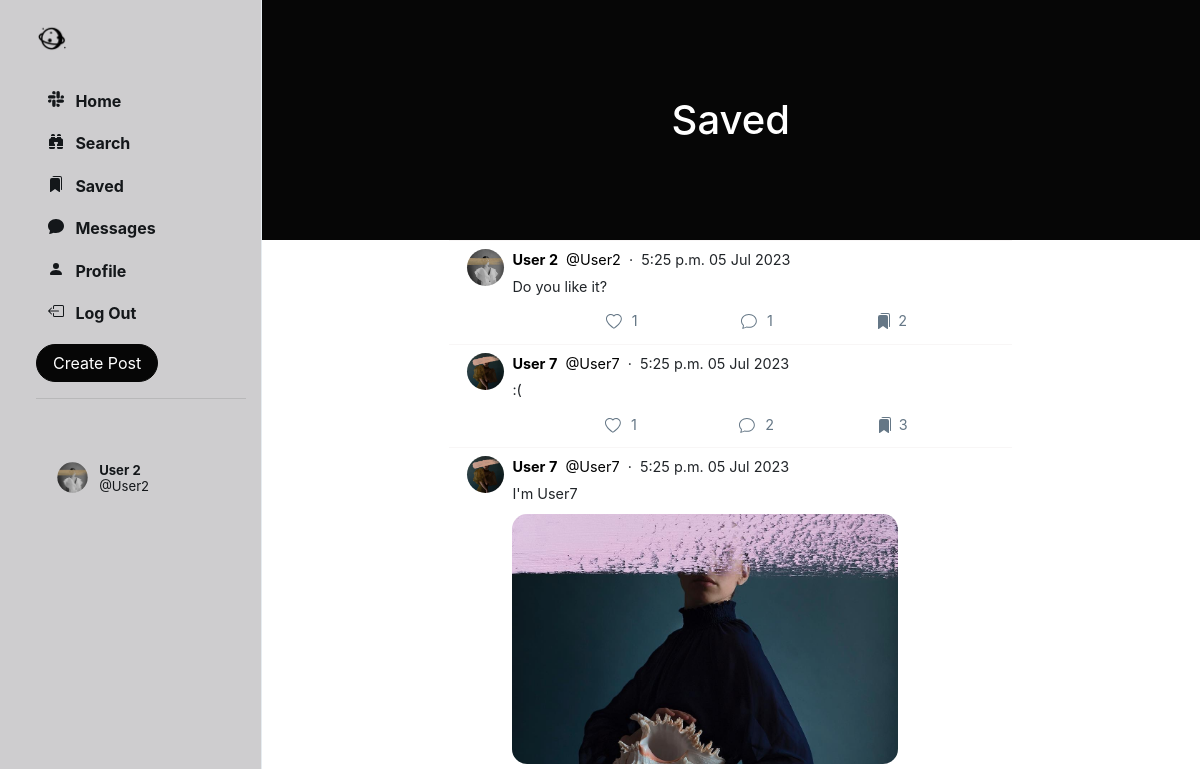
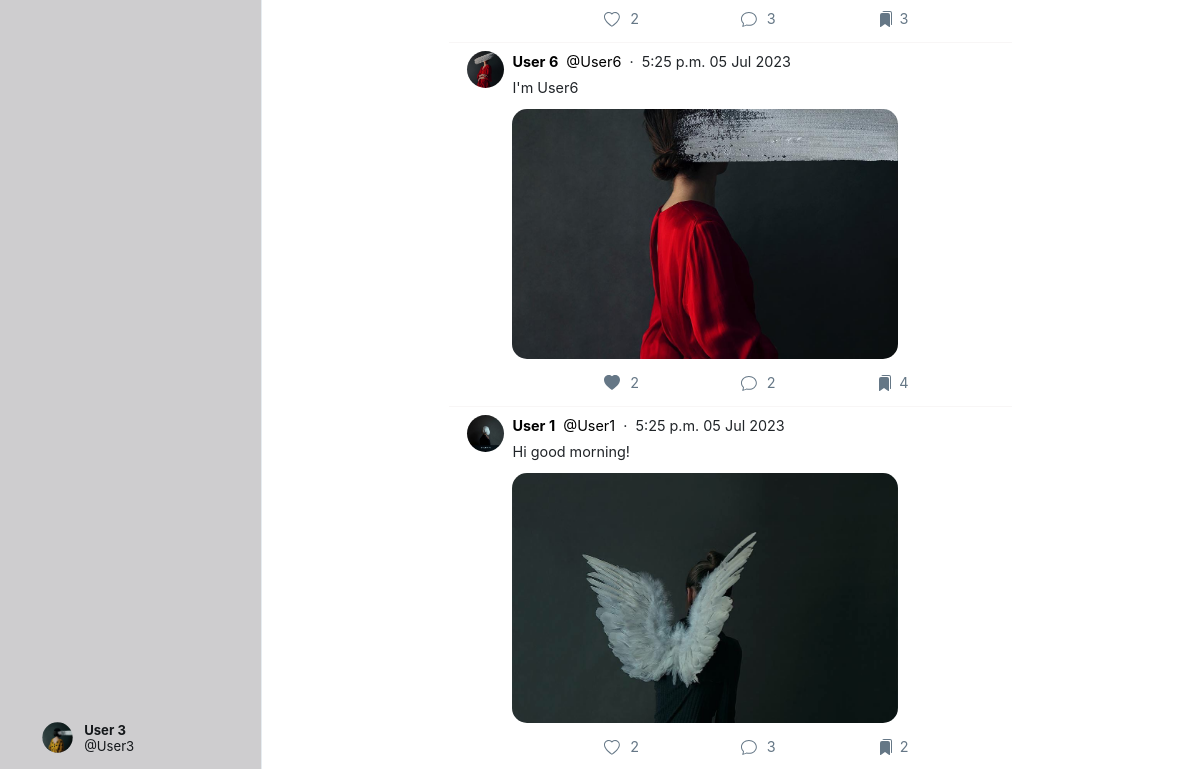
Page /saved/ (signed in) on the earlier database version (2 pictures, top to bottom).
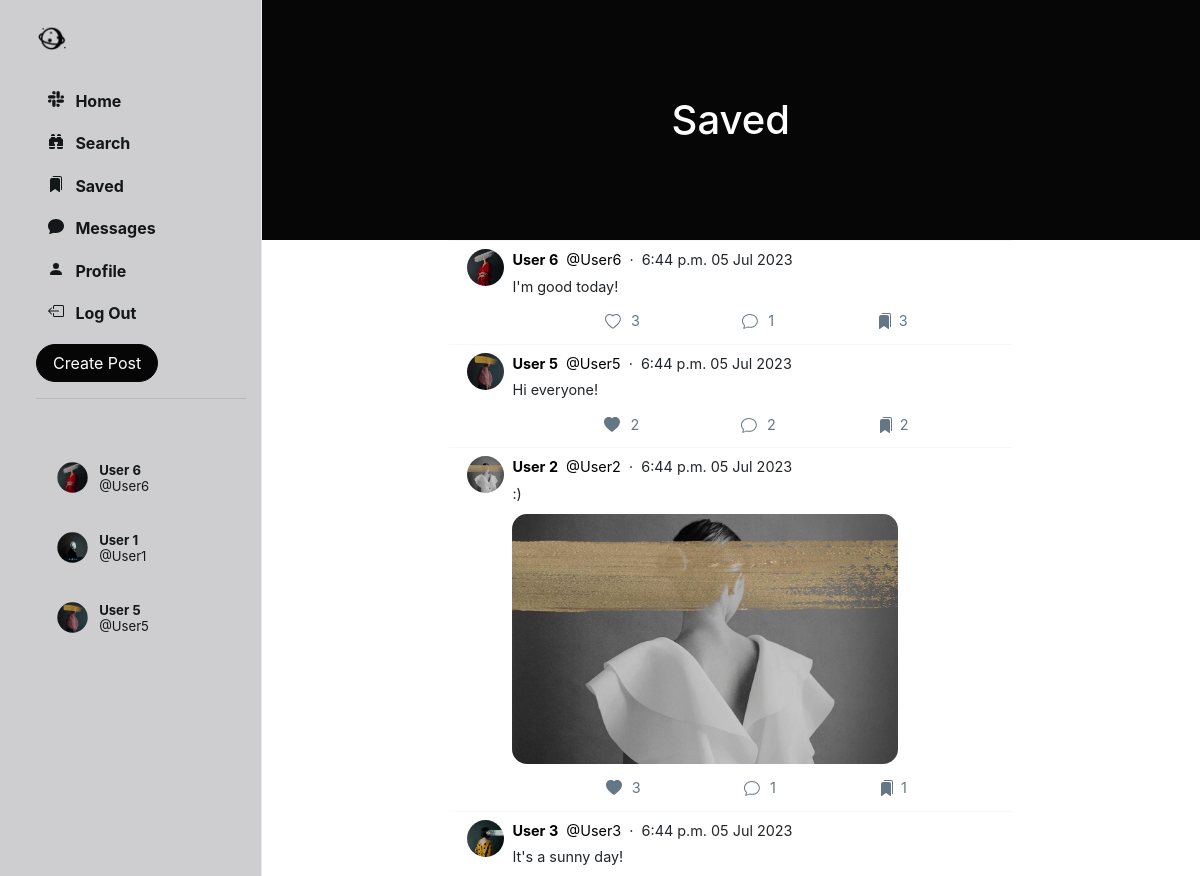
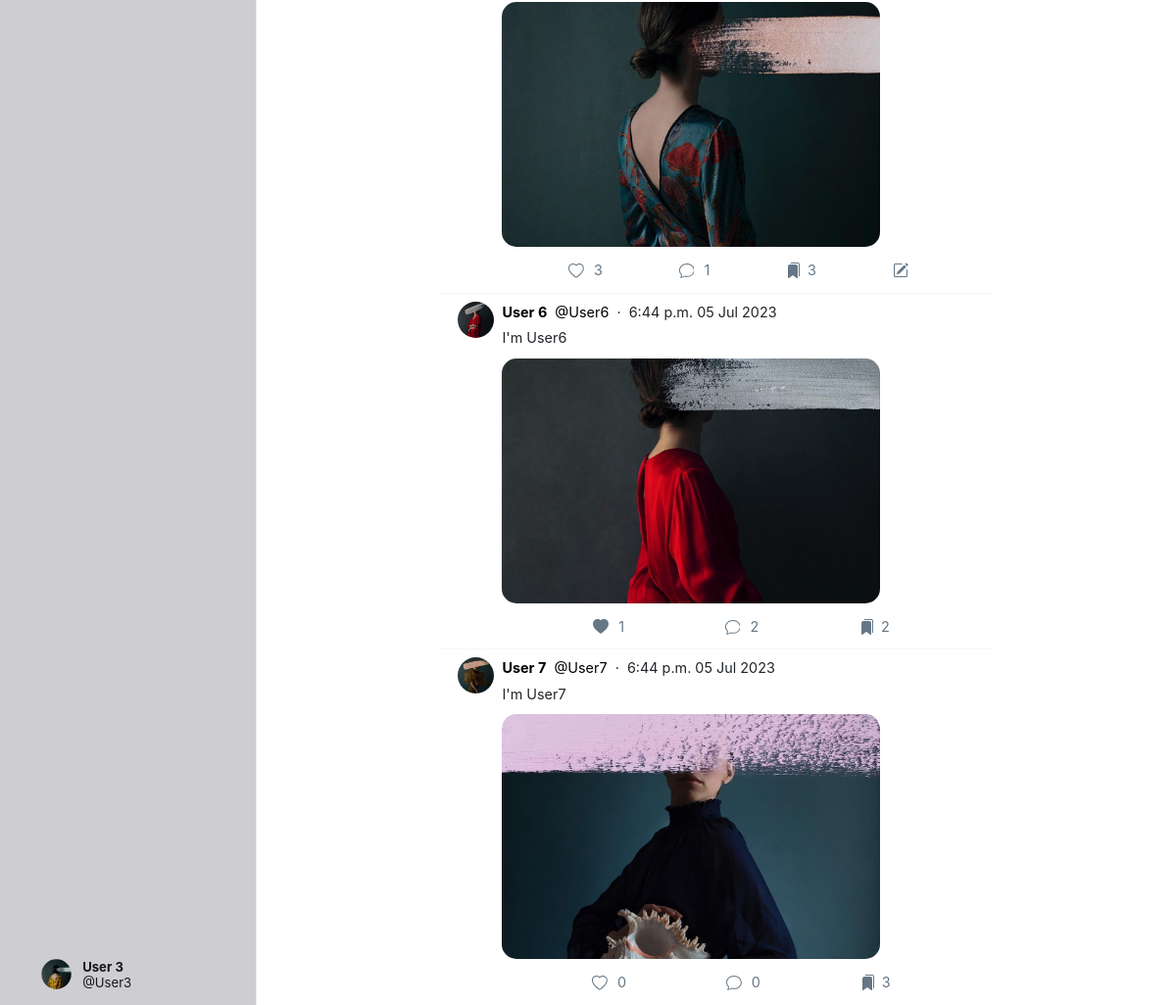
Same page on the later database version (2 pictures, top to bottom).
### Network/models.py (models this page shows, shortened)
class User(AbstractUser):
    profile_pic = models.ImageField(upload_to='profile_pic/')
    bio = models.TextField(max_length=160, blank=True, null=True)
    cover = models.ImageField(upload_to='covers/', blank=True)
    follows = models.ManyToManyField("self", related_name="followed_by", symmetrical=False, blank=True)
    def get_suggested_followers(self):
        followed_users = self.follows.all()
        suggested_users = User.objects.exclude(id=self.id).exclude(id__in=followed_users).filter(
            followed_by__in=followed_users)
        suggested_users = suggested_users.annotate(num_my_followers=Count('followed_by__follows')).order_by(
            '-num_my_followers')[:5]
        return suggested_users

class Post(models.Model):
    creator = models.ForeignKey(User, on_delete=models.CASCADE, related_name='posts')
    date_created = models.DateTimeField(default=timezone.now)
    content_text = models.TextField(max_length=140, blank=True)
    content_image = models.ImageField(upload_to='posts/', blank=True)
    likers = models.ManyToManyField(User, blank=True, related_name='likes')
    savers = models.ManyToManyField(User, blank=True, related_name='saved')
    comment_count = models.IntegerField(default=0)

### Network/views.py (the view)
# urls.py: path('saved/', views.saved, name='saved'),
@login_required(login_url='login/')
def saved(request):
    user = User.objects.get(id=request.user.id)
    suggestions = user.get_suggested_followers()
    posts = Post.objects.filter(savers=request.user)
    return render(request=request, template_name='saved.html', context={
        'posts': posts,
        'suggestions': suggestions
    })

### Network/templates/saved.html
{% extends 'index.html' %}
{% load static %}
{% block saved %}
    <header class="py-5" id="home-header">
        <div class="container px-4 px-lg-5 my-5">
            <div class="text-center text-white">
                <h1 class="display-5 fw-bolder">Saved</h1>
            </div>
        </div>
    </header>
    {% include 'posts.html' %}
{% endblock %}

### Network/templates/sidenav.html (shortened to what the changed rows need)
{% load static %}
<div class="sidenav">
    <div style="height: 100%;">
        <br>
        <br>
        <div class="suggestion">
            {% for suggestion in suggestions %}
                <li class="suggestion-item suggestion-user" id="s-box">
                    <a href="{% url 'profile' suggestion.username %}" class="nav-link">
                        <div class="user_account">
                            <div class="small-profilepic"
                                 style="float: left; background-image: url({{ suggestion.profile_pic.url }});"></div>
                            <div style="height: 2.7vw; margin: auto;">
                                <div style="margin-top: 4px;">
                                    <strong>{{ suggestion.first_name }} {{ suggestion.last_name }}</strong>
                                </div>
                                <div class="grey" style="margin-top: 4px;">
                                    @{{ suggestion.username }}</div>
                            </div>
                        </div>
                    </a>
                </li>
            {% endfor %}
        </div>
    </div>
</div>

### Network/templates/posts.html (shortened to what the changed rows need)
{% load static %}
{% block posts %}
    {% for post in posts.all %}
        <div class="post" data-post_id="{{ post.id }}">
            <div>
                <div>
                    <a href="{% url 'profile' post.creator.username %}">
                        <div class="small-profilepic"
                             style="background-image: url({{ post.creator.profile_pic.url }})"></div>
                    </a>
                </div>
                <div style="flex: 1">
                    <div class="post-main">
                        <div class="post-user">
                            <div>
                                <a href="{% url 'profile' post.creator.username %}">
                                    <span><strong>{{ post.creator.first_name }} {{ post.creator.last_name }}</strong></span>
                                </a>
                                <a href="{% url 'profile' post.creator.username %}">
                                    <span class="grey">&nbsp;@{{ post.creator.username }}</span>
                                </a>
                                <span class="grey">&nbsp;&middot;&nbsp;&nbsp;{{ post.date_created | date:"P d M Y" }}</span>
                            </div>
                        </div>
                        {% if post.content_text is not None %}
                            <div class="post-content">
                                {{ post.content_text | linebreaksbr }}
                            </div>
                        {% endif %}
                        {% if post.content_image %}
                            <div class="post-image"
                                 style=" display: block; background-image: url({{ post.content_image.url }});"></div>
                        {% else %}
                            <div class="post-no-image" style="display: none;"></div>
                        {% endif %}
                        <div class="post-actions">
                            {% if user in post.likers.all %}
                                <div class="like" onclick="unlike_post(this)" data-post_id="{{ post.id }}">
                                    <div class="svg-span">
                                        <svg xmlns="http://www.w3.org/2000/svg" width="16" height="16"
                                             fill="currentColor" class="bi bi-heart-fill" viewBox="0 0 16 16">
                                            <path fill-rule="evenodd"
                                                  d="M8 1.314C12.438-3.248 23.534 4.735 8 15-7.534 4.736 3.562-3.248 8 1.314z"/>
                                        </svg>
                                    </div>
                                    <div style="padding: 7px 0px;" class="likes_count">{{ post.likers.count }}</div>
                                </div>
                            {% else %}
                                <div class="like" onclick="like_post(this)" data-post_id="{{ post.id }}">
                                    <div class="svg-span">
                                    </div>
                                    <div style="padding: 7px 0px;" class="likes_count">{{ post.likers.count }}</div>
                                </div>
                            {% endif %}
                            <div class="comment" onclick="get_comments('{{ post.id }}')" data-post_id="{{ post.id }}">
                                <div class="svg-span" data-toggle="modal" data-target="#commentPostModal">
                                </div>&nbsp;
                                <div style="padding: 7px 0px;" class="cmt-count">{{ post.comment_count }}</div>
                            </div>
                            {% if user in post.savers.all %}
                                <div class="save" onclick="unsave_post(this)" data-post_id="{{ post.id }}">
                                    <div class="svg-span">
                                    </div>
                                    <div style="padding: 7px 0px;" class="savers_count">{{ post.savers.count }}</div>
                                </div>
                            {% endif %}
                            {% if post.creator == user %}
                                <div class="save" onclick="edit_post(this)" data-post_id="{{ post.id }}" data-toggle="modal" data-target="#editPostModal">
                                    <div class="svg-span">
                                    </div>
                                </div>
                            {% endif %}
                        </div>
                    </div>
                </div>
            </div>
        </div>
    {% endfor %}
{% endblock %}

Differences in the rows shown:
no longer on this page (row unchanged): User: profile_pic (picture), first_name "User", last_name "2", username "User2"
no longer on this page (row edited): Post: creator.profile_pic (picture), creator.first_name "User", creator.last_name "2", creator.username "User2", date_created "5:25 p.m. 05 Jul 2023", content_text "Do you like it?", likers.count "1", comment_count "1", savers.count "2"
no longer on this page (row edited): Post: creator.profile_pic (picture), creator.first_name "User", creator.last_name "7", creator.username "User7", date_created "5:25 p.m. 05 Jul 2023", content_text ":(", likers.count "1", comment_count "2", savers.count "3"
no longer on this page (row edited): Post: creator.profile_pic (picture), creator.first_name "User", creator.last_name "1", creator.username "User1", date_created "5:25 p.m. 05 Jul 2023", content_text "Hi good morning!", content_image (picture), likers.count "2", comment_count "3", savers.count "2"
now on this page (row unchanged): User: profile_pic (picture), first_name "User", last_name "6", username "User6"
now on this page (row edited): User: profile_pic (picture), first_name "User", last_name "1", username "User1"
now on this page (row unchanged): User: profile_pic (picture), first_name "User", last_name "5", username "User5"
now on this page (row edited): Post: creator.profile_pic (picture), creator.first_name "User", creator.last_name "6", creator.username "User6", date_created "6:44 p.m. 05 Jul 2023", content_text "I'm good today!", likers.count "3", comment_count "1", savers.count "3"
now on this page (row edited): Post: creator.profile_pic (picture), creator.first_name "User", creator.last_name "5", creator.username "User5", date_created "6:44 p.m. 05 Jul 2023", content_text "Hi everyone!", likers.count "2", comment_count "2", savers.count "2"
now on this page (row edited): Post: creator.profile_pic (picture), creator.first_name "User", creator.last_name "2", creator.username "User2", date_created "6:44 p.m. 05 Jul 2023", content_text ":)", content_image (picture), likers.count "3", comment_count "1", savers.count "1"
now on this page (row edited): Post: creator.profile_pic (picture), creator.first_name "User", creator.last_name "3", creator.username "User3", date_created "6:44 p.m. 05 Jul 2023", content_text "It's a sunny day!", content_image (picture), likers.count "3", comment_count "1", savers.count "3"
changed Post "I'm User6": date_created "5:25 p.m. 05 Jul 2023" → "6:44 p.m. 05 Jul 2023"; likers.count "2" → "1"; savers.count "4" → "2"; moves up the list
changed Post "I'm User7": date_created "5:25 p.m. 05 Jul 2023" → "6:44 p.m. 05 Jul 2023"; likers.count "2" → "0"; comment_count "3" → "0"
